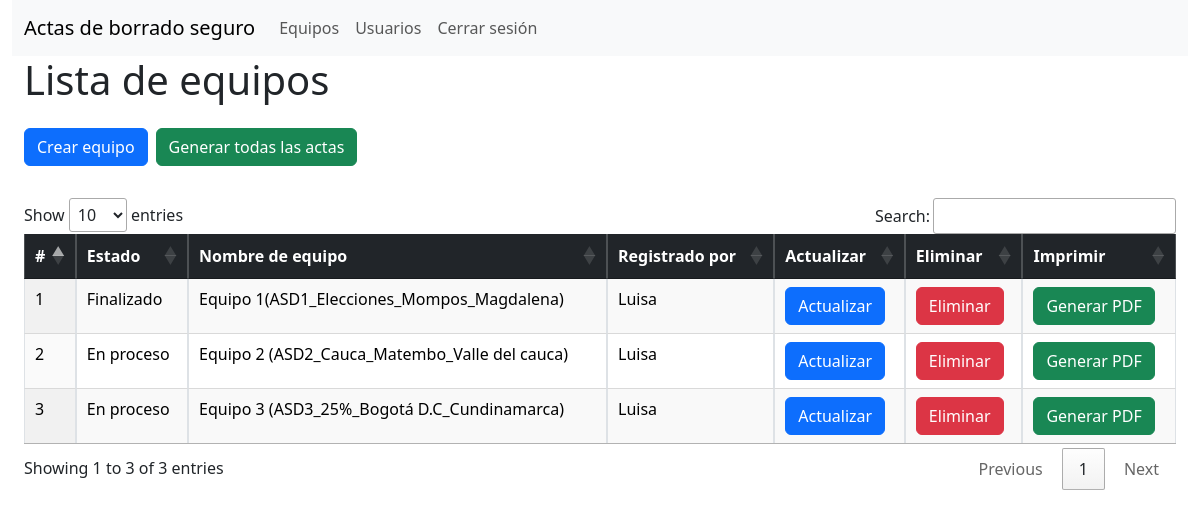
/equipos/lista-equipos (signed in), run on the app's committed database.
### app/models.py (models this page shows, shortened)
class Equipo(db.Model):
    __tablename__ = "equipo"
    asd_id = db.Column(db.Integer, primary_key=True)
    nombre = db.Column(db.String(100), nullable=False)
    estado = db.Column(db.Enum(EstadoEnum), default=EstadoEnum.REGISTRADO)
    comision = db.Column(db.String(100), nullable=True)
    municipio = db.Column(db.String(100), nullable=True)
    departamento = db.Column(db.String(100), nullable=True)
    equipo_marca = db.Column(db.String(100), nullable=True)
    equipo_modelo = db.Column(db.String(100), nullable=True)
    equipo_serial = db.Column(db.String(100), nullable=True)
    dd_marca = db.Column(db.String(100), nullable=True)
    dd_modelo = db.Column(db.String(100), nullable=True)
    dd_serial = db.Column(db.String(100), nullable=True)
    sha_1 = db.Column(db.String(100), nullable=True)
    md_5 = db.Column(db.String(100), nullable=True)
    observacion = db.Column(db.Text,nullable=True)
    fecha_hora_fin = db.Column(db.DateTime, nullable=True)
    imagenes = db.Column(MutableList.as_mutable(JSON))
    created_at = db.Column(db.DateTime, default=datetime.utcnow, nullable=False)
    updated_at = db.Column(db.DateTime, default=datetime.utcnow, onupdate=datetime.utcnow, nullable=False)
    usuario_id = db.Column(db.Integer, db.ForeignKey('usuario.id', name='fk_usuario_id'), nullable=False)
    usuario = db.relationship('Usuario', backref=db.backref('equipo', lazy=True))

class Usuario(UserMixin, db.Model):
    __tablename__ = "usuario"
    id = db.Column(db.Integer, primary_key=True)
    userName = db.Column(db.String(100), unique=True, nullable=False)
    email = db.Column(db.String(120), unique=True, nullable=False)
    rol = db.Column(db.Enum(Rol), default=Rol.AGENTE)
    password = db.Column(db.String(128), nullable=False)
    estado = db.Column(db.Enum(Estado_usuario), default=Estado_usuario.ACTIVO)
    created_at = db.Column(db.DateTime, default=datetime.utcnow, nullable=False)
    updated_at = db.Column(db.DateTime, default=datetime.utcnow, onupdate=datetime.utcnow, nullable=False)

### app/equipos/routes.py (the view)
@equipos.route('/lista-equipos')
@acceso_requerido(roles=["Administrador"])
@login_required
def lista_equipos():
    try:
        equipos = Equipo.query.all()
        return render_template('lista_equipos.html', equipos=equipos)
    except Exception as e:
        flash(_("Error al listar equipos: {}").format(e))
        return redirect(url_for('equipos.lista_equipos'))

### app/auth/routes.py (called while the page is built)
def acceso_requerido(roles=None):
    if roles is None:
        roles = []
    def decorador(f):
        @wraps(f)
        def decorated_function(*args, **kwargs):
            if current_user.is_authenticated is False:
                flash("Debes iniciar sesión para acceder a esta página")
                return redirect('/auth/login')
            if roles and current_user.rol.value not in roles:
                flash("No tienes permisos para acceder a esta página")
                return redirect('/auth/login')
            return f(*args, **kwargs)
        return decorated_function
    return decorador

### app/models.py (called while the page is built)
@login.user_loader
def user_loader(id):
    return Usuario.query.get(id)

### app/equipos/templates/lista_equipos.html (shortened to what this page needs)
{% extends "base.html" %}
{% block head %}
    {{ super() }}
    <link rel="stylesheet" href="https://cdn.datatables.net/1.11.5/css/jquery.dataTables.min.css">
    <link rel="stylesheet" href="https://cdn.datatables.net/responsive/2.4.0/css/responsive.dataTables.min.css">
{% endblock %}
{% block content %}
<nav class="navbar navbar-expand-lg navbar-light bg-light">
  <div class="container-fluid">
    <a class="navbar-brand" href="#">Actas de borrado seguro</a>
    <div class="collapse navbar-collapse" id="navbarSupportedContent">
      <ul class="navbar-nav me-auto mb-2 mb-lg-0">
        <li class="nav-item">
          <a class="nav-link" href="{{ url_for('equipos.lista_equipos') }}">Equipos</a>
        </li>
        <li class="nav-item">
          <a class="nav-link" href="{{ url_for('usuarios.lista_usuarios') }}">Usuarios</a>
        </li>
        {% if current_user.is_authenticated %}
        <li class="nav-item">
          <a class="nav-link" href="{{ url_for('auth.logout') }}">Cerrar sesión</a>
        </li>
        {% else %}
        <li class="nav-item">
          <a class="nav-link" href="{{ url_for('auth.logout') }}">Cerrar sesión</a>
        </li>
        {% endif %}
      </ul>
    </div>
  </div>
</nav>
<div class="container-fluid">
  <div class="row">
    <div class="col">
<h1>Lista de equipos</h1>
<div class="btn-toolbar mt-4" role="toolbar" aria-label="Toolbar with button groups">
  <div class="btn-group me-2 mb-2" role="group" aria-label="First group">
  <a href="{{ url_for('equipos.crear_equipo') }}" class="btn btn-primary">Crear equipo</a>
</div>
<div class="btn-group me-2 mb-2" role="group" aria-label="First group">
  <form action="{{ url_for('pdf.generar_todos_pdfs') }}" method="POST">
    <button type="submit" class="btn btn-success">Generar todas las actas</button>
  </form>
</div>
</div>
<div class="table-responsive mt-4">
<table id="equiposTable" class="display responsive nowrap table table-striped table-bordered" style="width:100%">
  <thead class="table-dark">
    <tr>
      <th>#</th>
      <th>Estado</th>
      <th>Nombre de equipo</th>
      <th>Registrado por</th>
      <th>Actualizar</th>
      <th>Eliminar</th>
      <th>Imprimir</th>
    </tr>
  </thead>
  <tbody>
    {% for equipo in equipos %}
    <tr>
      <td>{{equipo.asd_id}}</td>
      <td>{{equipo.estado.value}}</td>
      <td>{{equipo.nombre}}</td>
      <td>{{equipo.usuario.userName}}</td>
      <td>
        <a href="{{ url_for('equipos.editar_equipo', equipo_id=equipo.asd_id) }}" class="btn btn-primary">Actualizar</a>
      </td>
      <td>
        <a href="{{ url_for('equipos.eliminar_equipo', equipo_id=equipo.asd_id) }}" class="btn btn-danger">Eliminar</a>
      </td>
      <td>
        <a href="{{ url_for('pdf.crear_pdf', equipo_id=equipo.asd_id) }}" class="btn btn-success">Generar PDF</a>
      </td>
    </tr>
    {% endfor %}
  </tbody>
</table>
</div>
</div>
</div>
</div>
{% endblock %}

### data on the page
Equipo: asd_id "1", estado.value "Finalizado", nombre "Equipo 1(ASD1_Elecciones_Mompos_Magdalena)", usuario.userName "Luisa"
Equipo: asd_id "2", estado.value "En proceso", nombre "Equipo 2 (ASD2_Cauca_Matembo_Valle del cauca)", usuario.userName "Luisa"
Equipo: asd_id "3", estado.value "En proceso", nombre "Equipo 3 (ASD3_25%_Bogotá D.C_Cundinamarca)", usuario.userName "Luisa"
